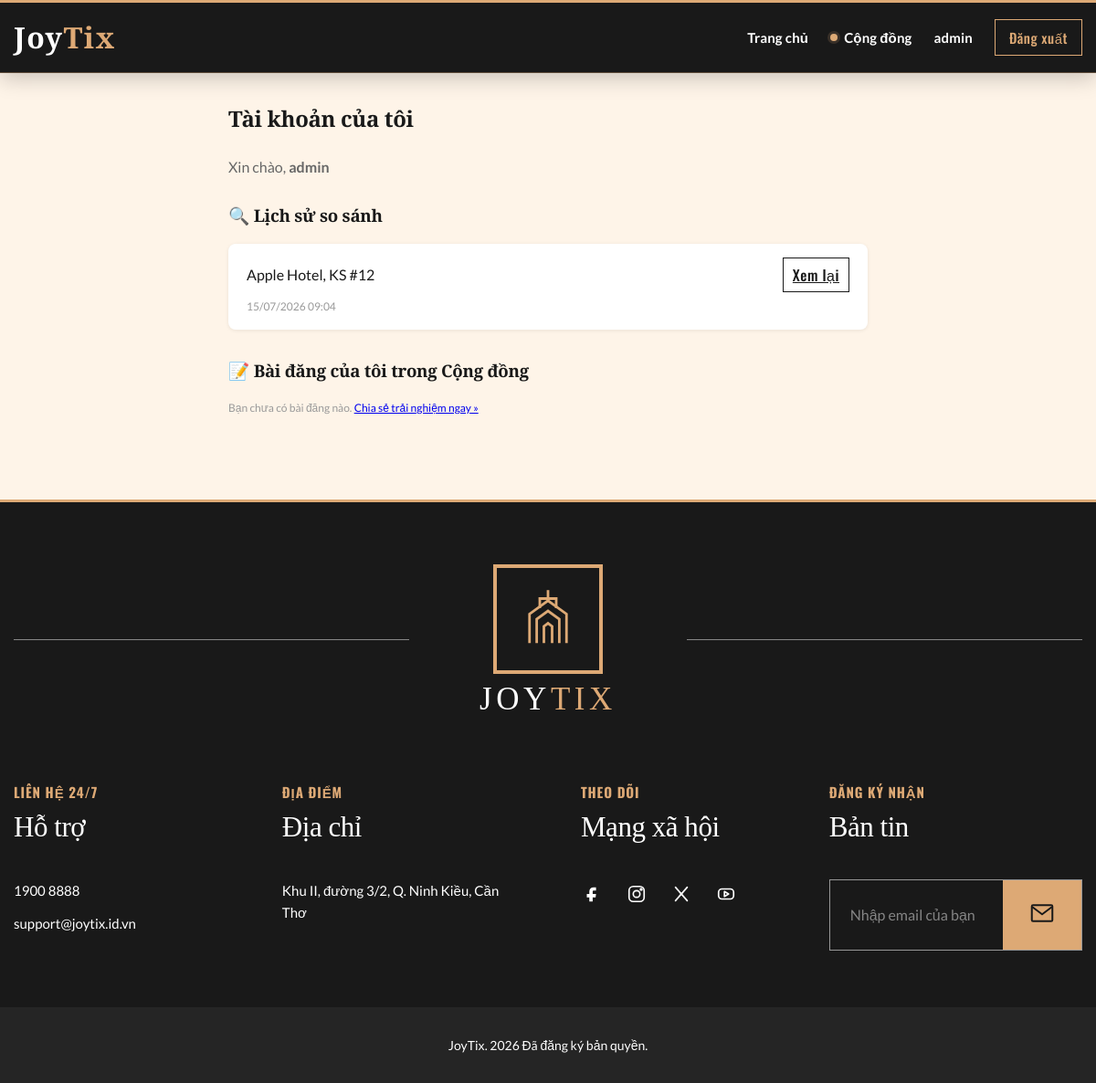
Before: /profile.php (signed in) with the older database file.
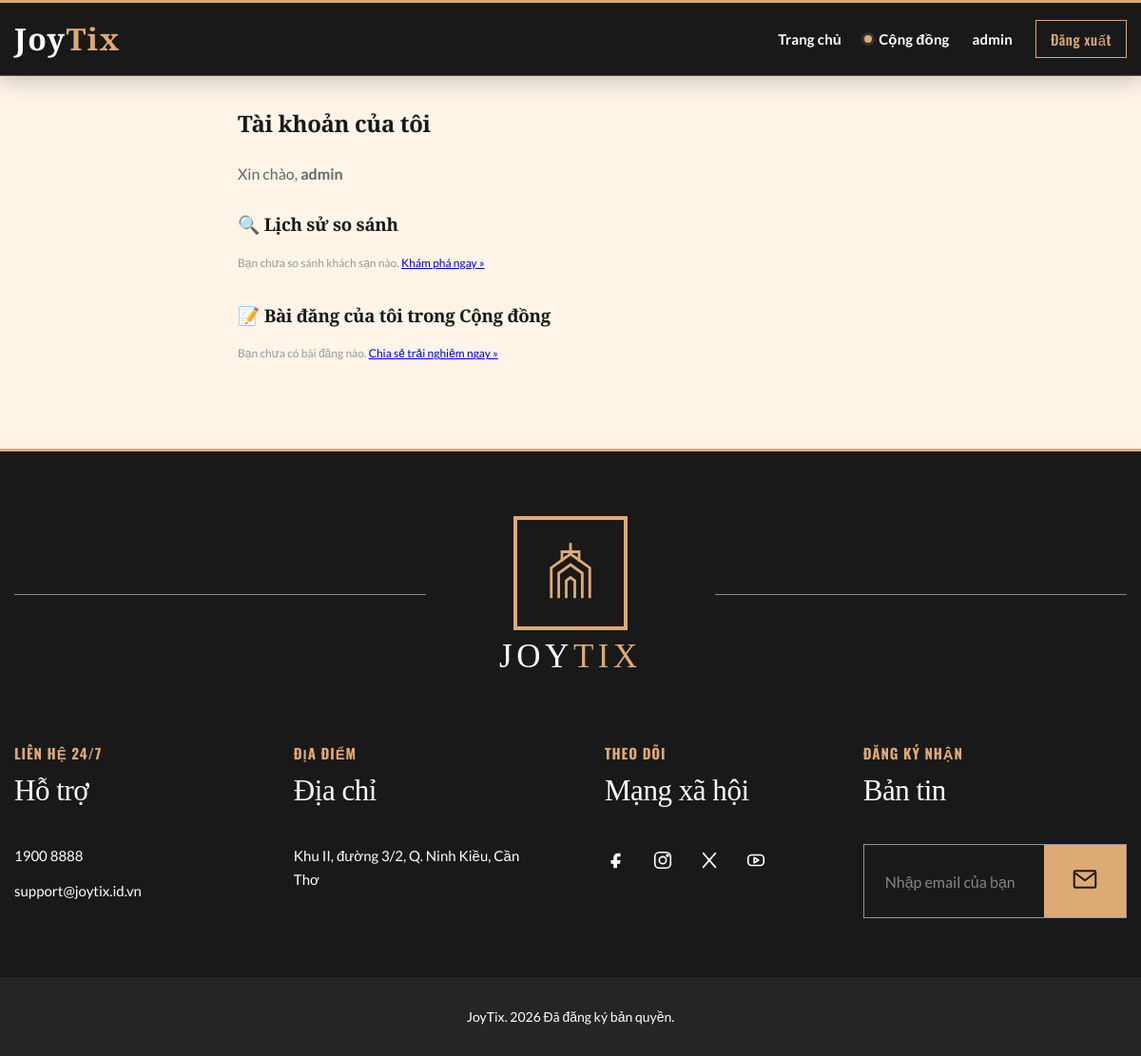
After: the same page with the newer database file.
### tables this page shows
CREATE TABLE `comparison_history` (
  `id` int(11) NOT NULL,
  `user_id` int(11) NOT NULL,
  `hotel_ids` varchar(255) NOT NULL,
  `created_at` timestamp NOT NULL DEFAULT current_timestamp()
);

### profile.php (the view, shortened to what this page needs)
<?php
require_once 'includes/bootstrap.php';
require_once 'includes/header.php';
$user_id = $_SESSION['user_id'];
$stmt = $pdo->prepare("SELECT * FROM comparison_history WHERE user_id = ? ORDER BY created_at DESC LIMIT 20");
$stmt->execute([$user_id]);
$history_raw = $stmt->fetchAll(PDO::FETCH_ASSOC);
$history = [];
foreach ($history_raw as $item) {
    $ids = array_values(array_unique(array_filter(array_map('trim', explode(',', $item['hotel_ids'])))));
    sort($ids, SORT_NUMERIC);
    $history_key = implode(',', $ids);
    $item['hotel_ids'] = $history_key;
    $history[] = $item;
}
$all_ids = [];
foreach ($history as $h) {
    $all_ids = array_merge($all_ids, explode(',', $h['hotel_ids']));
}
$all_ids = array_unique(array_filter($all_ids));
$hotel_names = [];
if (!empty($all_ids)) {
    $placeholders = implode(',', array_fill(0, count($all_ids), '?'));
    $stmt_names = $pdo->prepare("SELECT id, name FROM hotels WHERE id IN ($placeholders)");
    $stmt_names->execute(array_values($all_ids));
    foreach ($stmt_names->fetchAll(PDO::FETCH_ASSOC) as $row) {
        $hotel_names[$row['id']] = $row['name'];
    }
}
$stmt_posts = $pdo->prepare("SELECT * FROM feed_posts WHERE author_id = ? OR (author_id IS NULL AND author_name = ?) ORDER BY id DESC");
$stmt_posts->execute([$user_id, $_SESSION['username']]);
$my_posts = $stmt_posts->fetchAll(PDO::FETCH_ASSOC);
$my_post_images = [];
?>
<div class="profile-page">
    <h2>Tài khoản của tôi</h2>
    <p class="profile-greeting">Xin chào, <b><?= htmlspecialchars($_SESSION['username']) ?></b></p>
    <section class="profile-section">
        <h3>🔍 Lịch sử so sánh</h3>
        <?php if (count($history) > 0): ?>
            <?php foreach ($history as $h):
                $ids = array_filter(explode(',', $h['hotel_ids']));
                $names = array_map(fn($id) => $hotel_names[$id] ?? "KS #$id", $ids);
            ?>
                <div class="profile-card">
                    <div class="profile-card-row">
                        <span><?= htmlspecialchars(implode(', ', $names)) ?></span>
                        <a href="compare.php?<?= http_build_query(['hotel_ids' => $ids]) ?>" class="btn-outline profile-nowrap">Xem lại</a>
                    </div>
                    <div class="profile-meta">
                        <?= date('d/m/Y H:i', strtotime($h['created_at'])) ?>
                    </div>
                </div>
            <?php endforeach; ?>
        <?php else: ?>
            <p class="profile-empty">Bạn chưa so sánh khách sạn nào. <a href="index.php">Khám phá ngay &raquo;</a></p>
        <?php endif; ?>
    </section>
    <section>
        <h3>📝 Bài đăng của tôi trong Cộng đồng</h3>
        <?php if (count($my_posts) > 0): ?>
            <?php foreach ($my_posts as $post): ?>
                <?php $post_imgs = $my_post_images[$post['id']] ?? []; ?>
                <div class="profile-card">
                    <?php if (!empty($post_imgs)): ?>
                        <div class="profile-image-grid">
                            <?php foreach (array_slice($post_imgs, 0, 4) as $idx => $pimg): ?>
                                <?php if ($idx === 3 && count($post_imgs) > 4): ?>
                                    <div class="profile-image-more">
                                        <img src="<?= htmlspecialchars($pimg) ?>" class="profile-thumbnail" alt="Ảnh bài đăng">
                                        <div class="profile-image-overlay">+<?= count($post_imgs) - 3 ?></div>
                                    </div>
                                <?php else: ?>
                                    <img src="<?= htmlspecialchars($pimg) ?>" class="profile-thumbnail" alt="Ảnh bài đăng">
                                <?php endif; ?>
                            <?php endforeach; ?>
                        </div>
                    <?php endif; ?>
                    <p class="profile-post-content"><?= nl2br(htmlspecialchars($post['content'])) ?></p>
                    <div class="profile-card-row profile-meta">
                        <span><?= date('d/m/Y H:i', strtotime($post['created_at'])) ?></span>
                        <span>❤️ <?= $post['likes_count'] ?> lượt thích</span>
                    </div>
                </div>
            <?php endforeach; ?>
        <?php else: ?>
            <p class="profile-empty">Bạn chưa có bài đăng nào. <a href="community.php">Chia sẻ trải nghiệm ngay &raquo;</a></p>
        <?php endif; ?>
    </section>
</div>
<?php require_once 'includes/footer.php'; ?>

Changed rows visible on the page:
removed comparison_history: hotel_ids "Apple Hotel, KS #12", created_at "15/07/2026 09:04"
Other visible differences:
text now shown: "Bạn chưa so sánh khách sạn nào. Khám phá ngay »"
